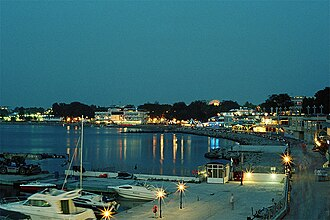
#> input picture cv/anapa.jpg, 330 x 220 px
$ jupyter execute lab0.ipynb
#> lines starting #> are read from the running program, lines starting #| are printed output that depends on the picture
# Лаба 0

Картинка анапы из википедии.

[cell 1]
from PIL import Image
from IPython import display

[cell 2]
import cv2
import matplotlib.pyplot as plt

[cell 3]
image = cv2.imread('anapa.jpg')
#> image is the input picture: shape (220, 330, 3); mean B, G, R 103.7, 98.8, 53.6
Image.fromarray(cv2.cvtColor(image, cv2.COLOR_BGR2RGB))

[cell 4]
image_grayscale = cv2.cvtColor(image, cv2.COLOR_BGR2GRAY)
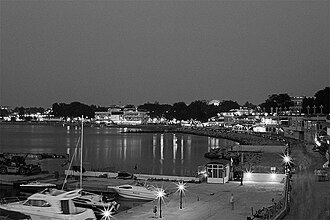
#> image_grayscale: shape (220, 330); min 0, max 254, mean 85.8
Image.fromarray(image_grayscale)

[cell 5]
red_hist = [0] * 256
green_hist = [0] * 256
blue_hist = [0] * 256
total_pixels = 0
for row in image:
    for color in row:
        red_hist[color[0]] += 1
        green_hist[color[1]] += 1
        blue_hist[color[2]] += 1
        total_pixels += 1
#> after the loop, blue_hist = 256 values, max 3602 at index 50, min 7 at index 226, mean 283.6; green_hist = 256 values, max 1963 at index 122, min 7 at index 231, mean 283.6; red_hist = 256 values, max 1568 at index 137, min 0 at index 248, mean 283.6; total_pixels = 72600

plt.bar(range(256), red_hist, color=(1.0, 0, 0, 1.0))
#> (this line was passed over: IPython is not available in this run)
plt.bar(range(256), green_hist, color=(0.0, 1.0, 0, 1.0))
#> (this line was passed over: IPython is not available in this run)
plt.bar(range(256), blue_hist, color=(0.0, 0, 1.0, 1.0))
#> (this line was passed over: IPython is not available in this run)

max_brightness_count = 0
zero_brightness_count = 0
common_brightness_count = 0
for row in image_grayscale:
    for color in row:
        if color == 0:
            zero_brightness_count += 1
        elif color == 255:
            max_brightness_count += 1
        elif color > 255 * 0.05 and color < 255 * 0.95:
            common_brightness_count += 1
#> after the loop, common_brightness_count = 69218; max_brightness_count = 0; zero_brightness_count = 29

print(f"Total pixels: {total_pixels}")
#| Total pixels: 72600
print(f"Max brightness: {max_brightness_count} ({max_brightness_count / total_pixels:.2f}%)")
#| Max brightness: 0 (0.00%)
print(f"Zero brightness: {zero_brightness_count} ({zero_brightness_count / total_pixels:.2f}%)")
#| Zero brightness: 29 (0.00%)
print(f">5% and <95% brightness: {common_brightness_count} ({common_brightness_count / total_pixels:.2f}%)")
#| >5% and <95% brightness: 69218 (0.95%)

plt.show()
